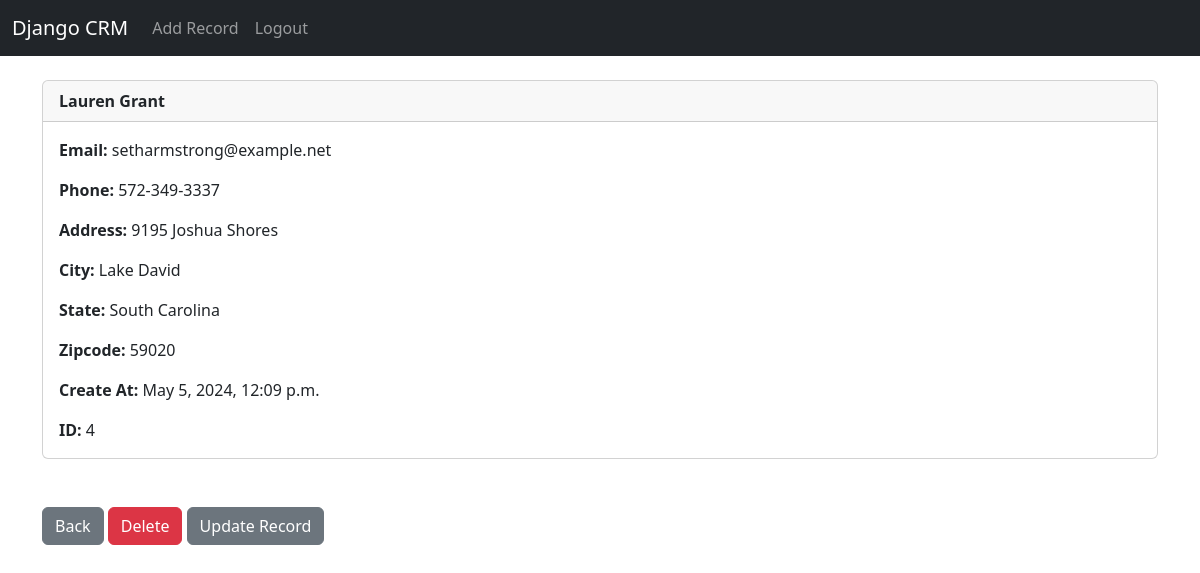
The app's page /record/4 (signed in) with its own data.
### website/models.py (models this page shows, shortened)
class Record(models.Model):
    created_at = models.DateTimeField(auto_now_add=True)
    first_name = models.CharField(max_length=50)
    last_name =  models.CharField(max_length=50)
    email =  models.CharField(max_length=100)
    phone = models.CharField(max_length=20)
    address =  models.CharField(max_length=100)
    city =  models.CharField(max_length=50)
    state =  models.CharField(max_length=50)
    zipcode =  models.CharField(max_length=20)

### website/views.py (the view)
# urls.py: path('record/<int:pk>', views.customer_record, name='record'),
def customer_record(request, pk):
	if request.user.is_authenticated:
		customer_record = Record.objects.get(id=pk)
		return render(request, 'record.html', {'customer_record':customer_record})
	else:
		messages.success(request, "You Must Be Logged In To View That Page...")
		return redirect('home')

### website/templates/record.html
{% extends 'base.html' %}
{% block content %}
<div class="card">
    <div class="card-header">
        <strong>
            {{ customer_record.first_name }}
            {{ customer_record.last_name }}
        </strong>
    </div>
    <div class="card-body">
        <p class="card-text">
            <strong>Email: </strong>{{ customer_record.email }}
        </p>
        <p class="card-text">
            <strong>Phone: </strong>{{ customer_record.phone }}
        </p>
        <p class="card-text">
            <strong>Address: </strong>{{ customer_record.address }}
        </p>
        <p class="card-text">
            <strong>City: </strong>{{ customer_record.city }}
        </p>
        <p class="card-text">
            <strong>State: </strong>{{ customer_record.state }}
        </p>
        <p class="card-text">
            <strong>Zipcode: </strong>{{ customer_record.zipcode }}
        </p>
        <p class="card-text">
            <strong>Create At: </strong>{{ customer_record.created_at }}
        </p>
        <p class="card-text">
            <strong>ID: </strong>{{ customer_record.id }}
        </p>
    </div>
</div>
<br /><br />
<a href="{% url 'home' %}" class="btn btn-secondary">Back</a>
<a href="{% url 'delete_record' customer_record.id %}" class="btn btn-danger">Delete</a>
<a href="{% url 'update_record' customer_record.id%}" class="btn btn-secondary">Update Record</a>
{% endblock %}

### records on screen
Record: first_name "Lauren", last_name "Grant", email "setharmstrong@example.net", phone "572-349-3337", address "9195 Joshua Shores", city "Lake David", state "South Carolina", zipcode "59020", created_at "May 5, 2024, 12:09 p.m.", id "4"
